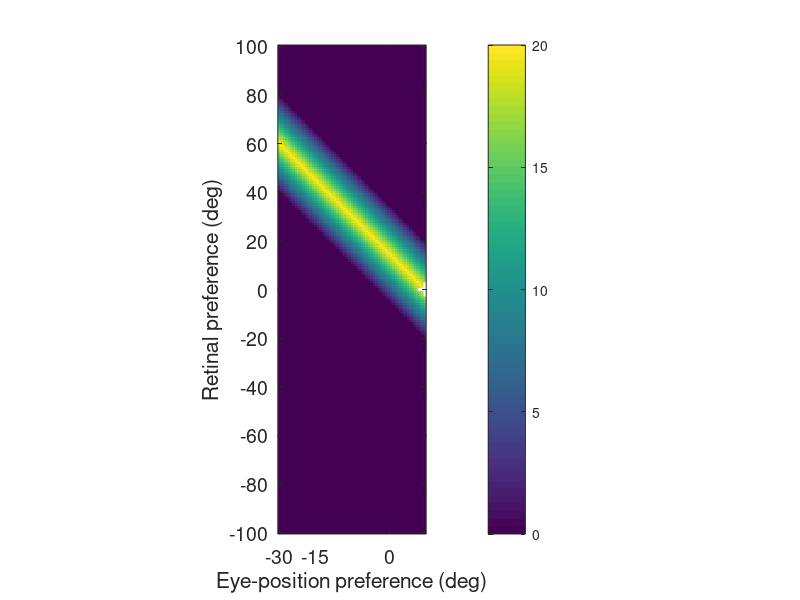

Here is the MATLAB script that generated this plot:
    
function overlapfigure_peaked()

    r_0 = 0.5;
    E = 60;
    R = 200;

    e_prefs = -E/2:1:E/2;
    r_prefs = R/2:-1:-R/2;
    [eye_prefs ret_prefs] = meshgrid(e_prefs,r_prefs);
    
    % Reference neuron
    sigma = 6.0;
    ref_alpha = 0;
    ref_beta = E/2; % -E/2, -E/4 , 0 ,  E/4,  E/2

    % Compute overlap
    ref_h_lower = ref_alpha + ref_beta - 2*sigma*sqrt(log(1/r_0));
    ref_h_higher = ref_alpha + ref_beta + 2*sigma*sqrt(log(1/r_0));
    
    h_lower = ret_prefs + eye_prefs - 2*sigma*sqrt(log(1/r_0));
    h_higher = ret_prefs + eye_prefs + 2*sigma*sqrt(log(1/r_0));
    
    overlap = min(ref_h_higher,h_higher) - max(ref_h_lower,h_lower);         % Compute overlap
    overlap(overlap < 0) = 0;
    
    % Figure
    figure;
    imagesc(overlap);
    hold on;
    colorbar;
    caxis([0 20]);
    
    % add cell identifier
    x = 1 + (E/2 + ref_beta);
    y = 1 + R/2 - ref_alpha;
    %plot([1 2*E],[y y],'-y','LineWidth',2); % horizontal line
    %plot([x x],[1 R],'-y','LineWidth',2); % horizontal line
    plot(x,y,'+w','LineWidth',2,'MarkerSize',10);
    
    dim = fliplr(size(overlap));
    pbaspect([dim 1]);
    [height,width] = size(overlap);
    

        %% Make pretty 
        
        hYLabel = ylabel('Retinal preference (deg)'); % : \alpha_{i}
        hXLabel = xlabel('Eye-position preference (deg)'); % : \beta_{i}

        % Fix axes ticks
        wTicks = 1:(width/2);
        wdist = 15;
        wTicks = wTicks(1:wdist:end);
        wLabels = e_prefs(1:wdist:end);
        wCellLabels = cell(1,length(wLabels));
        for t=1:length(wLabels),
          wCellLabels{t} = num2str(wLabels(t));
        end
         
        % ticks and labels
        for t=2:length(wTicks),
          wCellLabels{length(wCellLabels)+1} = num2str(wLabels(t));
        end

        set(gca,'XTick',[wTicks (width/2 + wTicks(2:end))]);
        set(gca,'XTickLabel',wCellLabels);

        % Height
        hTicks = 1:height;
        hdist = 20;
        hTicks = hTicks(1:hdist:end);
        hLabels = r_prefs(1:hdist:end);
        hCellLabels = cell(1,length(hLabels));
        for l=1:length(hLabels),
          hCellLabels{l} = [num2str(hLabels(l)) ];
        end

        set(gca,'YTick',hTicks);
        set(gca,'YTickLabel',hCellLabels);

        % Change font size
        set([hYLabel hXLabel], 'FontSize', 16);
        set(gca, 'FontSize', 14);

end
